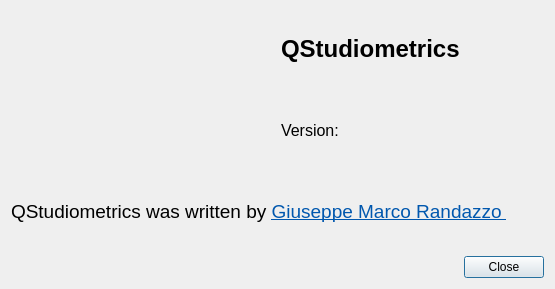
<?xml version="1.0" encoding="UTF-8"?>
<ui version="4.0">
 <class>AboutDialog</class>
 <widget class="QDialog" name="AboutDialog">
  <property name="geometry">
   <rect>
    <x>0</x>
    <y>0</y>
    <width>555</width>
    <height>289</height>
   </rect>
  </property>
  <property name="windowTitle">
   <string>Dialog</string>
  </property>
  <layout class="QGridLayout" name="gridLayout">
   <item row="0" column="0" rowspan="2">
    <widget class="QLabel" name="label">
     <property name="text">
      <string>&lt;html&gt;&lt;head/&gt;&lt;body&gt;&lt;p&gt;&lt;img src=&quot;:/qsmlogo.png&quot;/&gt;&lt;/p&gt;&lt;/body&gt;&lt;/html&gt;</string>
     </property>
    </widget>
   </item>
   <item row="0" column="1">
    <widget class="QLabel" name="label_2">
     <property name="text">
      <string>&lt;html&gt;&lt;head/&gt;&lt;body&gt;&lt;p&gt;&lt;span style=&quot; font-size:18pt; font-weight:600;&quot;&gt;QStudiometrics&lt;/span&gt;&lt;/p&gt;&lt;/body&gt;&lt;/html&gt;</string>
     </property>
    </widget>
   </item>
   <item row="1" column="1">
    <widget class="QLabel" name="label_version">
     <property name="font">
      <font>
       <pointsize>12</pointsize>
      </font>
     </property>
     <property name="text">
      <string>Version:</string>
     </property>
    </widget>
   </item>
   <item row="2" column="0" colspan="2">
    <widget class="QLabel" name="label_3">
     <property name="text">
      <string>&lt;html&gt;&lt;head/&gt;&lt;body&gt;&lt;p&gt;&lt;span style=&quot; font-size:14pt;&quot;&gt;QStudiometrics was written by &lt;/span&gt;&lt;a href=&quot;mailto:gmrandazzo@gmail.com&quot;&gt;&lt;span style=&quot; font-size:14pt; text-decoration: underline; color:#0057ae;&quot;&gt;Giuseppe Marco Randazzo &lt;/span&gt;&lt;/a&gt;&lt;/p&gt;&lt;/body&gt;&lt;/html&gt;</string>
     </property>
     <property name="openExternalLinks">
      <bool>true</bool>
     </property>
    </widget>
   </item>
   <item row="3" column="0" colspan="2">
    <layout class="QHBoxLayout" name="horizontalLayout">
     <item>
      <spacer name="horizontalSpacer">
       <property name="orientation">
        <enum>Qt::Horizontal</enum>
       </property>
       <property name="sizeHint" stdset="0">
        <size>
         <width>328</width>
         <height>20</height>
        </size>
       </property>
      </spacer>
     </item>
     <item>
      <widget class="QPushButton" name="closeButton">
       <property name="text">
        <string>Close</string>
       </property>
      </widget>
     </item>
    </layout>
   </item>
  </layout>
 </widget>
 <resources>
  <include location="icons/icons.qrc"/>
 </resources>
 <connections/>
</ui>
